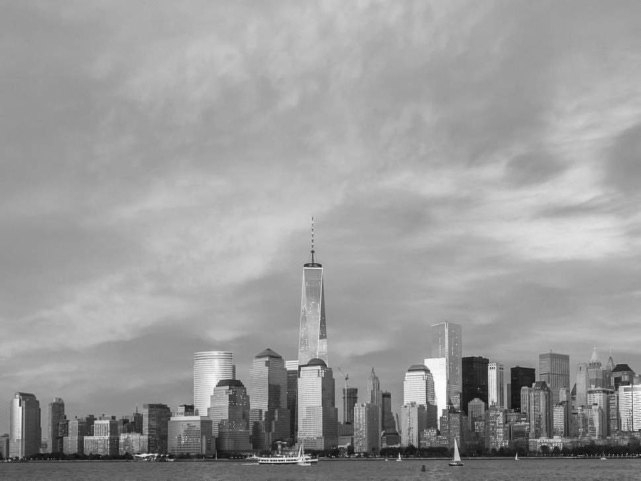
%> input picture lab10/stego_img.bmp, 1281 x 961 px (shown at 1/2 size)
$ octave ex2.m   (GNU Octave 9; MATLAB toolbox functions it lacks are replaced by stand-ins)
%> lines starting %> are read from the running program, lines starting %| are printed output that depends on the picture
### lab10/normalize.m
function normalized = normalize(image)
    min_val = min(min(image));
    max_val = max(max(image));
    diff = max_val - min_val;
    normalized = (image - min_val)/diff;
end

### lab10/ex2.m
%% Ex 2 -- Decoding a hidden image
clear;
close all;

%% 1 --  compute spectrum
initial_image = imread("stego_img.bmp");
%> initial_image is the input picture: size 961x1281 uint8; min 0, max 255, mean 155.9

figure;
imshow(initial_image);
title('Initial image');
spectrum = abs(fft2(initial_image));
figure, imagesc(log(spectrum));
%> after `imagesc(log(spectrum))`:
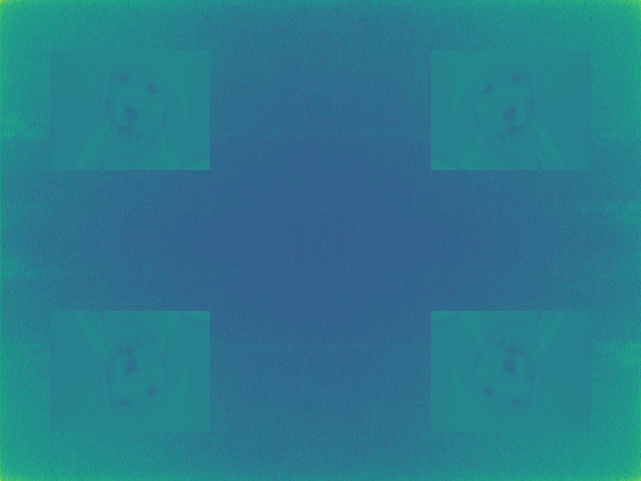
%> displayed picture: size 961x1281x3, on the screen's scale of 0 to 255 (shown at 1/2 size); mean R, G, B 41.4, 122.4, 141.3

%% 2 -- why is the image mirrored 3 times?
% because of the symmetry of the spectrum in real & complex? complex
% conjugate?

%% 3 & 4 -- normalize the spectrum & select only the secret image
normalized_spectrum = normalize(double(spectrum(101:340, 101:420)));
%> in normalize, `min_val = min(min(image));`: min_val = 304.8
%> in normalize, `max_val = max(max(image));`: max_val = 7425.5
%> in normalize, `diff = max_val - min_val;`: diff = 7120.7
%> in normalize, `normalized = (image - min_val)/diff;`:
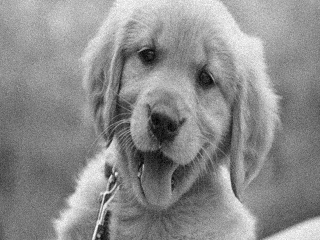
%> normalized: size 240x320 double; min 0, max 1, mean 0.552

figure;
imshow(normalized_spectrum);
title('also this');
